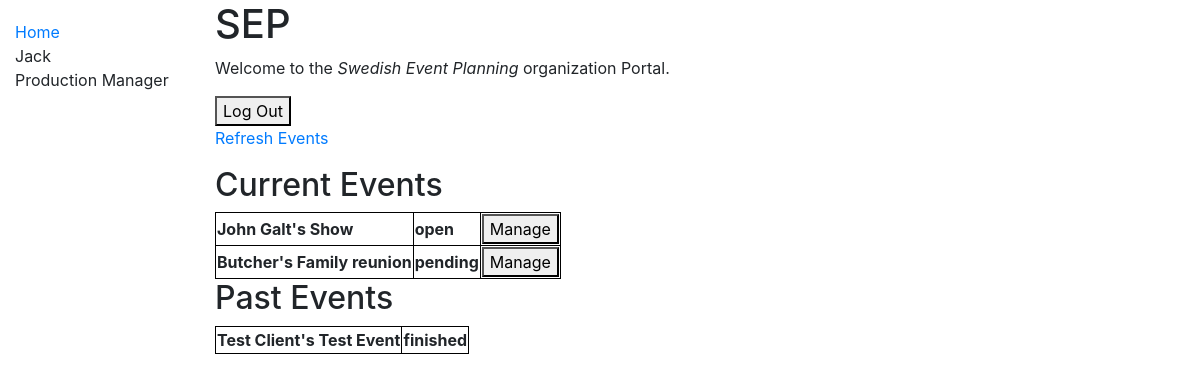
Screenshot of / (signed in) with the database file from the repository.
### SEP/models.py (models this page shows)
class Event(models.Model):
    client = models.ForeignKey(Client, on_delete=models.CASCADE)
    event_type = models.CharField(max_length=200)
    description = models.CharField(max_length= 1000)
    attendees = models.IntegerField(default=0)
    expected_budget = models.IntegerField(default=0)
    from_date = models.DateTimeField('From')
    to_date = models.DateTimeField('To')
    decorations = models.CharField(max_length=500)
    film_and_photos = models.CharField(max_length=500)
    posters_art = models.CharField(max_length=500)
    food_drinks = models.CharField(max_length=500)
    music = models.CharField(max_length=500)
    computers = models.CharField(max_length=500)
    other = models.CharField(max_length=500)
    status = models.CharField(max_length=20)
    def __str__(self):
        return  '%s\'s %s' % (self.client, self.event_type)

class Client(models.Model):
    client_name = models.CharField(max_length=50)
    organized_events = models.IntegerField(default=0)
    def __str__(self):
    	return self.client_name

### SEP/views.py (the view)
# urls.py: path('', views.index, name='index'),
def index(request):
	num_visits = request.session.get('num_visits', 0)
	if (request.user.groups.filter(name='CS Manager').exists()):
		return get_pending_events(request)
	elif (request.user.groups.filter(name='Financial Manager').exists()):
		return get_cs_accepted_events(request)
	elif (request.user.groups.filter(name='Administration Manager').exists()):
		return get_fin_accepted_events(request)
	elif (request.user.groups.filter(name='Production Manager').exists() or
		request.user.groups.filter(name='Services Manager').exists()):
		return show_events(request)
	elif (request.user.groups.filter(name='Chef').exists() or
		request.user.groups.filter(name='Computer').exists() or
		request.user.groups.filter(name='Decoration').exists() or
		request.user.groups.filter(name='Graphic Design').exists() or
		request.user.groups.filter(name='Music').exists() or
		request.user.groups.filter(name='Photography').exists() or
		request.user.groups.filter(name='Waiter').exists()):
		return get_tasks(request)
	else:
		return render(
			request,
			'index.html'
		)

### SEP/views.py (called while the page is built)
def show_events(request):
	all_events = Event.objects.exclude(status="finished")
	for event in all_events:
		print(str(event) + " " + event.status)
		update_event_status(event.pk)
	event_pending = Event.objects.exclude(status="finished")
	event_finished = Event.objects.filter(status="finished")
	return render(
		request,
		'index.html',
		context={'event_pending': event_pending, 'event_finished': event_finished},
		)

def update_event_status(event_id):
	event = Event.objects.get(pk=event_id)
	tasks = Task.objects.filter(project=event)
	finish = False
	all_finish = True
	event_status = "pending"
	for sample in tasks:
		if sample.status == "blocked" :
			event_status = sample.status
			finish = False
			all_finish = False
			break
		elif sample.status == "in progress" :
			event_status = sample.status
			all_finish = False
			finish = False
		elif sample.status == "assigned"  and event_status != 'in progress' :
			event_status = "open"
			all_finish = False
			finish = False
		elif sample.status == "finished" and all_finish :
			finish = True
	if finish:
		event.status = "finished"
		client_id = event.client
		client_id.organized_events = client_id.organized_events + 1
		client_id.save()
		for sample in tasks:
			sample.delete()
	else:
		event.status = event_status
	event.save()

### templates/index.html (shortened to what this page needs)
{% extends "base_generic.html" %}
{% block content %}
<h1>SEP</h1>
<p>Welcome to the <em>Swedish Event Planning</em> organization Portal.</p>
{% if not user.is_authenticated %}
	<form method="post" action="{% url 'login' %}">
	  {% csrf_token %}
	  {{ form.as_p }}
	  <button type="submit">Log In</button>
	</form>
{% else %}
<form method="post" action="{% url 'logout' %}">
	  <button type="submit">Log Out</button>
	</form>
{% if user.groups.all.0.name == 'Production Manager' or  user.groups.all.0.name == 'Services Manager'%}
<p><a href="{% url 'events_progress' %}">Refresh Events</a></p>
<h2>Current Events</h2>
{%if event_pending%}
<table>
{% for event in event_pending %}
	<tr>
		<th>{{ event.client }}'s {{ event.event_type }}</th>
		<th>{{ event.status }}</th>
		<th><form method="get" action="{% url 'start_event' %}">
		<button type="submit" name = "event_pk" value="{{ event.pk }}">Manage</button>
		</form></th>
	</tr>
{% endfor %}
</table>
{%else %}
<p> No events to show </p>
{%endif %}
<h2>Past Events</h2>
{%if event_finished%}
<table>
{% for event in event_finished %}
	<tr>
		<th>{{ event.client }}'s {{ event.event_type }}</th>
		<th>{{ event.status }}</th>
	</tr>
{% endfor %}
</table>
{%else %}
<p> No events to show </p>
{%endif %}
{% endif %}
{% endif %}
{% endblock %}

### templates/base_generic.html (shortened to what this page needs)
<!DOCTYPE html>
<html lang="en">
<head>
  <link rel="stylesheet" href="https://stackpath.bootstrapcdn.com/bootstrap/4.1.3/css/bootstrap.min.css">
  {% load static %}
  <link rel="stylesheet" href="{% static 'styles.css' %}">
</head>
<body>
<div class="container-fluid">
<div class="row">
  <div class="col-sm-2">
  {% block sidebar %}
  <ul class="sidebar-nav">
   {% if user.is_authenticated %}
     <li>  <a href="/">Home</a>
     <li>{{ user.first_name }}</li>
     <li> <p>{{user.groups.all.0.name}}</p> </li>
   {% endif %}
  </ul>
{% endblock %}
  </div>
  <div class="col-sm-10 ">
  {% block content %}{% endblock %}
  </div>
</div>
</div>
</body>
</html>

### static/styles.css (style rules this page uses)
.sidebar-nav { margin-top: 20px; padding: 0; list-style: none; }
table, th, td { border: 1px solid black; }

### rows the page displays
Event: client "John Galt", event_type "Show", status "open", {{ event.pk }} 1 (drawn)
Event: client "Butcher", event_type "Family reunion", status "pending", {{ event.pk }} 3 (drawn)
Event: client "Test Client", event_type "Test Event", status "finished"

### other values shown
{{ user.first_name }} "Jack"
{{ user.groups.all.0.name }} "Production Manager"
